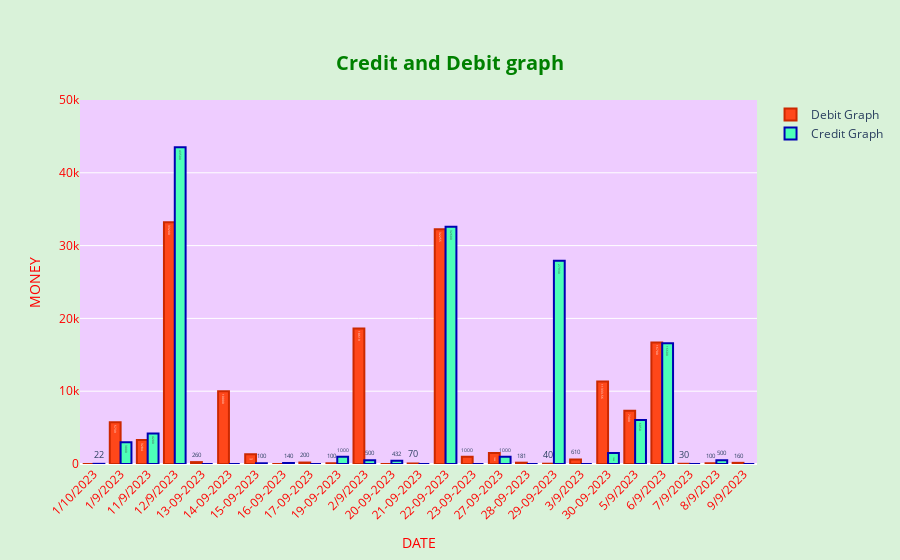

Notebook cell for this chart:
### Code cell
from plotly.offline import plot
import plotly.graph_objs as go
trace=go.Bar(
x=sd1['Date'],
y=sd1['Debit'],
name="Debit Graph",
text=sd1['Debit'],
marker=dict(
color='rgb(255, 71, 26)',
line=dict(
color='rgb(204, 41, 0)',
width=2
),
)
)
trace1=go.Bar(
x=sd1['Date'],
y=sd1['Credit'],
name="Credit Graph",
text=sd1['Credit'],
marker=dict(
color='rgb(77, 255, 184)',
line=dict(
color='rgb(0, 0, 179)',
width=2
),
)
)
layout=go.Layout(
plot_bgcolor='rgb(238, 204, 255)',
paper_bgcolor='rgb(217, 242, 217)',
title=dict(text="<b>Credit and Debit graph</b>",x=0.5,y=0.9,font=dict(color="green",size=20)),
barmode='group',
yaxis=dict(range=[0,50000],title='MONEY',color="red"),
xaxis=dict(title='DATE',color="red",tickangle=-45)
)
fig=go.Figure([trace,trace1],layout=layout)
fig.show()

### Figure 1 — Plotly figure (JSON) as saved in the notebook; plotly's stock layout.template omitted (floating-point values rounded to 4 significant figures)
{"data": [{"marker": {"color": "rgb(255, 71, 26)", "line": {"color": "rgb(204, 41, 0)", "width": 2}}, "name": "Debit Graph", "text": [0, 5739, 3284, 33200, 260, 10000, 1327, 0, 200, 100, 18619, 0, 70, 32255, 1000, 1500, 181, 40, 610, 11330.0, 7300, 16700, 30, 100, 160], "type": "bar", "x": ["1/10/2023", "1/9/2023", "11/9/2023", "12/9/2023", "13-09-2023", "14-09-2023", "15-09-2023", "16-09-2023", "17-09-2023", "19-09-2023", "2/9/2023", "20-09-2023", "21-09-2023", "22-09-2023", "23-09-2023", "27-09-2023", "28-09-2023", "29-09-2023", "3/9/2023", "30-09-2023", "5/9/2023", "6/9/2023", "7/9/2023", "8/9/2023", "9/9/2023"], "y": [0, 5739, 3284, 33200, 260, 10000, 1327, 0, 200, 100, 18619, 0, 70, 32255, 1000, 1500, 181, 40, 610, 11330.0, 7300, 16700, 30, 100, 160]}, {"marker": {"color": "rgb(77, 255, 184)", "line": {"color": "rgb(0, 0, 179)", "width": 2}}, "name": "Credit Graph", "text": [22, 3000, 4200, 43500, 0, 0, 100, 140, 0, 1000, 500, 432, 0, 32600, 0, 1000, 0, 27930, 0, 1500, 6050, 16600, 0, 500, 0], "type": "bar", "x": ["1/10/2023", "1/9/2023", "11/9/2023", "12/9/2023", "13-09-2023", "14-09-2023", "15-09-2023", "16-09-2023", "17-09-2023", "19-09-2023", "2/9/2023", "20-09-2023", "21-09-2023", "22-09-2023", "23-09-2023", "27-09-2023", "28-09-2023", "29-09-2023", "3/9/2023", "30-09-2023", "5/9/2023", "6/9/2023", "7/9/2023", "8/9/2023", "9/9/2023"], "y": [22, 3000, 4200, 43500, 0, 0, 100, 140, 0, 1000, 500, 432, 0, 32600, 0, 1000, 0, 27930, 0, 1500, 6050, 16600, 0, 500, 0]}], "layout": {"barmode": "group", "paper_bgcolor": "rgb(217, 242, 217)", "plot_bgcolor": "rgb(238, 204, 255)", "title": {"font": {"color": "green", "size": 20}, "text": "<b>Credit and Debit graph</b>", "x": 0.5, "y": 0.9}, "xaxis": {"color": "red", "tickangle": -45, "title": {"text": "DATE"}}, "yaxis": {"color": "red", "range": [0, 50000], "title": {"text": "MONEY"}}}}
